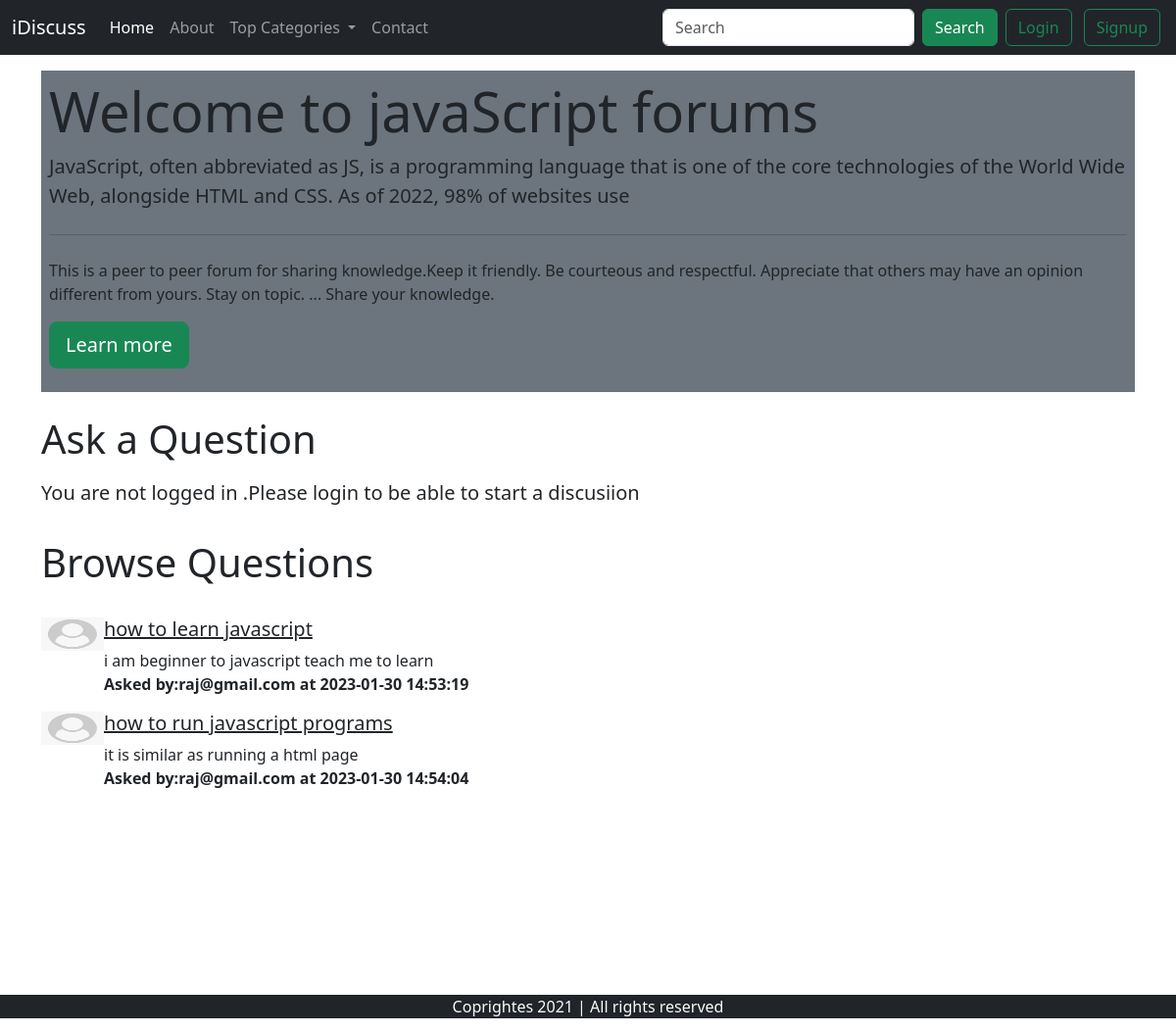
The app's page /threadlist.php?catid=2 with its own data.
### tables this page shows
CREATE TABLE `categories` (
  `category_id` int(10) NOT NULL,
  `category_name` varchar(255) NOT NULL,
  `category_description` varchar(255) NOT NULL,
  `created` datetime NOT NULL DEFAULT current_timestamp()
);

CREATE TABLE `thread` (
  `thread_id` int(7) NOT NULL,
  `thread_title` varchar(255) NOT NULL,
  `thread_description` text NOT NULL,
  `thread_cat_id` int(7) NOT NULL,
  `thread_user_id` int(7) NOT NULL,
  `timestamp` datetime NOT NULL DEFAULT current_timestamp()
);

CREATE TABLE `users` (
  `sno` int(10) NOT NULL,
  `user_email` varchar(30) NOT NULL,
  `user_pass` varchar(255) NOT NULL,
  `timestamp` datetime NOT NULL DEFAULT current_timestamp()
);

### threadlist.php (the view, shortened to what this page needs)
<!doctype html>
<html lang="en">
<head>
    <link href="https://cdn.jsdelivr.net/npm/bootstrap@5.3.0-alpha1/dist/css/bootstrap.min.css" rel="stylesheet"
>
</head>
<body>
    <?php include 'partials/_dbconnect.php';?>
    <?php include 'partials/_header.php';?>
    <?php
      $id=$_GET['catid'];
      $sql="Select * from categories where category_id=$id";
      $result=mysqli_query($conn,$sql);
      while($row=mysqli_fetch_assoc($result)){
      $catname=$row['category_name'];
      $catdesc=$row['category_description'];
    }
    ?>
    <div class="container">
        <div class="jumbotron bg-secondary my-3 py-2 px-2">
            <h1 class="display-4">Welcome to <?php echo $catname; ?> forums</h1>
            <p class="lead"><?php echo $catdesc; ?></p>
            <hr class="my-4">
            <p>This is a peer to peer forum for sharing knowledge.Keep it friendly.
                Be courteous and respectful. Appreciate that others may have an opinion different from yours.
                Stay on topic. ...
                Share your knowledge.</p>
            <p class="lead">
                <a class="btn btn-success btn-lg" href="#" role="button">Learn more</a>
            </p>
        </div>
    </div>
    <?php
    if(isset($_SESSION['loggedin'])&&$_SESSION['loggedin']=="true"){
        echo '<div class="container">
        <h1 class="py-2">Ask a Question</h1>
        <form action="'. $_SERVER['REQUEST_URI'].'" method="post">
            <div class="mb-3">
                <label for="exampleInputEmail1" class="form-label">Problem title</label>
                <input type="text" class="form-control" id="title" name="title" aria-describedby="emailHelp">
                <div id="emailHelp" class="form-text">Keep problem short and crispy as possible.</div>
            </div>
            <div class="form-group-3">
                <label for="description" class="form-label">Elaborate your concern</label>
                <textarea class="form-control" id="description" name="description" style="height: 100px"></textarea>
            </div>
            <button type="submit" class="btn btn-success my-2">Submit</button>
        </form>
    </div>';
    }
    else{
        echo '<div class="container">
        <h1 class="py-2">Ask a Question</h1>
                    <p class="lead">You are not logged in .Please login to be able to start a discusiion</p>
               </div>';
    }
    ?>
    <div class="container" id="ques">
        <h1 class="py-3">Browse Questions</h1>
        <?php
      $id=$_GET['catid'];
      $sql="Select * from thread where thread_cat_id=$id";
      $result=mysqli_query($conn,$sql);
      while($row=mysqli_fetch_assoc($result)){
      $id=$row['thread_id'];
      $title=$row['thread_title'];
      $desc=$row['thread_description'];
      $thread_time=$row['timestamp'];
      $thread_user_id=$row['thread_user_id'];
      $sql2="select user_email from users where sno='$thread_user_id'";
      $result2=mysqli_query($conn,$sql2);
      $row2=mysqli_fetch_assoc($result2);
        echo '<div class="media d-flex my-3 " >
            <img class="mr-3" src="img/userdefault.png" alt="Generic placeholder image" width="64px" height="34px">
            <div class="media-body">
                <h5 class="mt-0"><a href="thread.php?threadid='.$id.'" class="text-dark">'.$title.'</a></h5>
                '.$desc.' <p class="fw-bold my-0">Asked by:'.$row2['user_email'].' at '.$thread_time.'</p>
            </div>
        </div>';
    }
    ?>
    </div>
    <?php include 'partials/_footer.php';?>
</body>
</html>

### threadlist.php (style rules this page uses)
#ques { min-height: 433px; }

### records on screen
categories: category_name "javaScript", category_description "JavaScript, often abbreviated as JS, is a programming language that is one of the core technologies of the World Wide Web, alongside HTML and CSS. As of 2022, 98% of websites use"
thread: thread_title "how to learn javascript", thread_description "i am beginner to javascript teach me to learn", users.user_email "raj@gmail.com", timestamp "2023-01-30 14:53:19"
thread: thread_title "how to run javascript programs", thread_description "it is similar as running a html page", users.user_email "raj@gmail.com", timestamp "2023-01-30 14:54:04"
